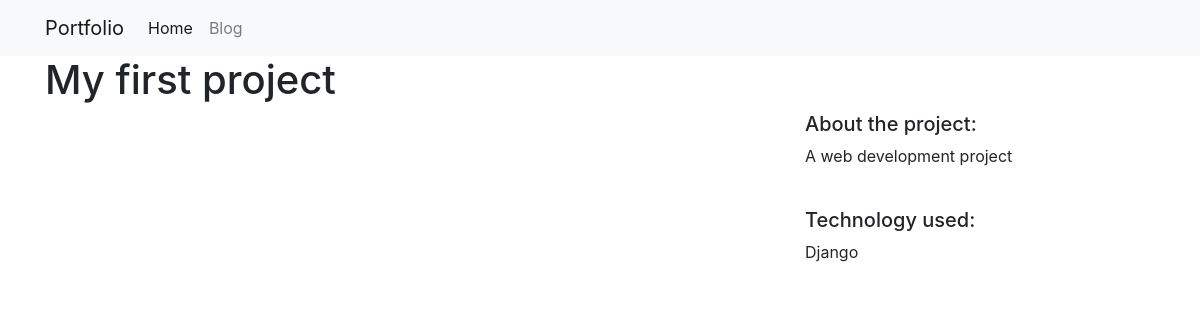
/projects/1/, run on the app's committed database.
### projects/models.py (models this page shows)
class Project(models.Model):
    title=models.CharField(max_length=100)
    description=models.TextField()
    technology=models.CharField(max_length=20)
    image=models.FilePathField(path="/img")

### projects/views.py (the view)
# urls.py: path('<int:pk>/', views.project_detail, name = 'project_detail'),
def project_detail(request, pk):
    project = Project.objects.get(pk = pk)
    context = {
        'project': project
    }
    return render(request, 'project_detail.html', context)

### personal_portfolio/templates/project_detail.html (shortened to what this page needs)
{% extends 'base.html' %}
{% load static %}
{% block page_content %}
<h1>{{ project.title }}</h1>
<div class="row">
    <div class="col-md-8">
    </div>
    <div class="col-md-4">
        <h5>About the project:</h5>
        <p>{{ project.description }}</p>
        <br>
        <h5>Technology used:</h5>
        <p>{{ project.technology }}</p>
    </div>
</div>
{% endblock %}

### personal_portfolio/templates/base.html (shortened to what this page needs)
<!DOCTYPE html>
<html lang="en">
<head>
    <link rel="stylesheet" href="https://maxcdn.bootstrapcdn.com/bootstrap/4.0.0/css/bootstrap.min.css">
</head>
<body>
<nav class="navbar navbar-expand-lg navbar-light bg-light">
    <div class="container">
        <a class="navbar-brand" href="{% url 'projects_index' %}">Portfolio</a>
        <div class="collapse navbar-collapse" id="navbarSupportedContent">
            <ul class="navbar-nav mr-auto">
                <li class="nav-item active">
                    <a class="nav-link" href="{% url 'projects_index' %}">Home</a>
                </li>
                <li class="nav-item">
                    <a class="nav-link" href="{% url 'blog_index' %}">Blog</a>
                </li>
            </ul>
        </div>
    </div>
</nav>
<div class="container">
    {% block page_content %}{% endblock %}
</div>
</body>
</html>

### data on the page
Project: title "My first project", description "A web development project", technology "Django"
